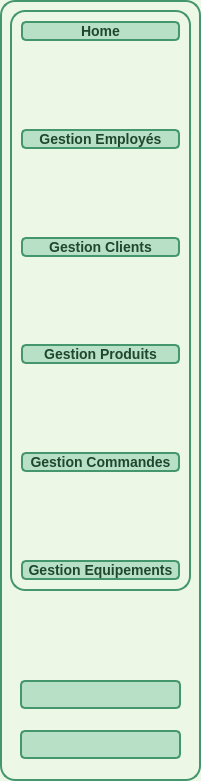
     <widget class="QFrame" name="frame">
      <property name="geometry">
       <rect>
        <x>-10</x>
        <y>-10</y>
        <width>201</width>
        <height>781</height>
       </rect>
      </property>
      <property name="styleSheet">
       <string notr="true">background-color: #edf7e6;         /* Light green inside background */
border: 2px solid rgb(68, 150, 109); /* Green border */
border-radius: 15px;                /* Rounded corners with 15px radius */</string>
      </property>
      <property name="frameShape">
       <enum>QFrame::Shape::StyledPanel</enum>
      </property>
      <property name="frameShadow">
       <enum>QFrame::Shadow::Raised</enum>
      </property>
      <widget class="QFrame" name="frame_2">
       <property name="geometry">
        <rect>
         <x>10</x>
         <y>10</y>
         <width>181</width>
         <height>581</height>
        </rect>
       </property>
       <property name="frameShape">
        <enum>QFrame::Shape::StyledPanel</enum>
       </property>
       <property name="frameShadow">
        <enum>QFrame::Shadow::Raised</enum>
       </property>
       <layout class="QVBoxLayout" name="verticalLayout">
        <item>
         <widget class="QPushButton" name="pushButton">
          <property name="styleSheet">
           <string notr="true">QPushButton {
    background-color: #b8e0c7;
    color: #1f472e;
    font-family: &quot;Roboto&quot;, sans-serif;
    font-size: 14px;
    font-weight: bold; /* texte en gras */
    border-radius: 5px; /* coins arrondis */
    transition: background-color 0.3s ease, border 0.3s ease, transform 0.3s ease; /* ajoute une transition pour l'agrandissement */
}

QPushButton:hover {
    background-color: #A0D6B4;
    border: 1px solid #4CAF50;
    box-shadow: 2px 2px 5px rgba(0, 0, 0, 0.3);
    transform: scale(1.05); /* agrandit le bouton de 5% */
}



</string>
          </property>
          <property name="text">
           <string>Home</string>
          </property>
         </widget>
        </item>
        <item>
         <spacer name="verticalSpacer_14">
          <property name="orientation">
           <enum>Qt::Orientation::Vertical</enum>
          </property>
          <property name="sizeHint" stdset="0">
           <size>
            <width>20</width>
            <height>40</height>
           </size>
          </property>
         </spacer>
        </item>
        <item>
         <widget class="QPushButton" name="pushButton_2">
          <property name="styleSheet">
           <string notr="true">QPushButton {
    background-color: #b8e0c7;
    color: #1f472e;
    font-family: &quot;Roboto&quot;, sans-serif;
    font-size: 14px;
    font-weight: bold; /* texte en gras */
    border-radius: 5px; /* coins arrondis */
    transition: background-color 0.3s ease, border 0.3s ease, transform 0.3s ease; /* ajoute une transition pour l'agrandissement */
}

QPushButton:hover {
    background-color: #A0D6B4;
    border: 1px solid #4CAF50;
    box-shadow: 2px 2px 5px rgba(0, 0, 0, 0.3);
    transform: scale(1.05); /* agrandit le bouton de 5% */
}



</string>
          </property>
          <property name="text">
           <string>Gestion Employés</string>
          </property>
         </widget>
        </item>
        <item>
         <spacer name="verticalSpacer_15">
          <property name="orientation">
           <enum>Qt::Orientation::Vertical</enum>
          </property>
          <property name="sizeHint" stdset="0">
           <size>
            <width>20</width>
            <height>40</height>
           </size>
          </property>
         </spacer>
        </item>
        <item>
         <widget class="QPushButton" name="pushButton_client">
          <property name="styleSheet">
           <string notr="true">QPushButton {
    background-color: #b8e0c7;
    color: #1f472e;
    font-family: &quot;Roboto&quot;, sans-serif;
    font-size: 14px;
    font-weight: bold; /* texte en gras */
    border-radius: 5px; /* coins arrondis */
    transition: background-color 0.3s ease, border 0.3s ease, transform 0.3s ease; /* ajoute une transition pour l'agrandissement */
}

QPushButton:hover {
    background-color: #A0D6B4;
    border: 1px solid #4CAF50;
    box-shadow: 2px 2px 5px rgba(0, 0, 0, 0.3);
    transform: scale(1.05); /* agrandit le bouton de 5% */
}



</string>
          </property>
          <property name="text">
           <string>Gestion Clients</string>
          </property>
         </widget>
        </item>
        <item>
         <spacer name="verticalSpacer_16">
          <property name="orientation">
           <enum>Qt::Orientation::Vertical</enum>
          </property>
          <property name="sizeHint" stdset="0">
           <size>
            <width>20</width>
            <height>40</height>
           </size>
          </property>
         </spacer>
        </item>
        <item>
         <widget class="QPushButton" name="pushButton_4">
          <property name="styleSheet">
           <string notr="true">QPushButton {
    background-color: #b8e0c7;
    color: #1f472e;
    font-family: &quot;Roboto&quot;, sans-serif;
    font-size: 14px;
    font-weight: bold; /* texte en gras */
    border-radius: 5px; /* coins arrondis */
    transition: background-color 0.3s ease, border 0.3s ease, transform 0.3s ease; /* ajoute une transition pour l'agrandissement */
}

QPushButton:hover {
    background-color: #A0D6B4;
    border: 1px solid #4CAF50;
    box-shadow: 2px 2px 5px rgba(0, 0, 0, 0.3);
    transform: scale(1.05); /* agrandit le bouton de 5% */
}



</string>
          </property>
          <property name="text">
           <string>Gestion Produits</string>
          </property>
         </widget>
        </item>
        <item>
         <spacer name="verticalSpacer_17">
          <property name="orientation">
           <enum>Qt::Orientation::Vertical</enum>
          </property>
          <property name="sizeHint" stdset="0">
           <size>
            <width>20</width>
            <height>40</height>
           </size>
          </property>
         </spacer>
        </item>
        <item>
         <widget class="QPushButton" name="pushButton_5">
          <property name="styleSheet">
           <string notr="true">QPushButton {
    background-color: #b8e0c7;
    color: #1f472e;
    font-family: &quot;Roboto&quot;, sans-serif;
    font-size: 14px;
    font-weight: bold; /* texte en gras */
    border-radius: 5px; /* coins arrondis */
    transition: background-color 0.3s ease, border 0.3s ease, transform 0.3s ease; /* ajoute une transition pour l'agrandissement */
}

QPushButton:hover {
    background-color: #A0D6B4;
    border: 1px solid #4CAF50;
    box-shadow: 2px 2px 5px rgba(0, 0, 0, 0.3);
    transform: scale(1.05); /* agrandit le bouton de 5% */
}



</string>
          </property>
          <property name="text">
           <string>Gestion Commandes</string>
          </property>
         </widget>
        </item>
        <item>
         <spacer name="verticalSpacer_26">
          <property name="orientation">
           <enum>Qt::Orientation::Vertical</enum>
          </property>
          <property name="sizeHint" stdset="0">
           <size>
            <width>20</width>
            <height>40</height>
           </size>
          </property>
         </spacer>
        </item>
        <item>
         <widget class="QPushButton" name="pushButton_6">
          <property name="styleSheet">
           <string notr="true">QPushButton {
    background-color: #b8e0c7;
    color: #1f472e;
    font-family: &quot;Roboto&quot;, sans-serif;
    font-size: 14px;
    font-weight: bold; /* texte en gras */
    border-radius: 5px; /* coins arrondis */
    transition: background-color 0.3s ease, border 0.3s ease, transform 0.3s ease; /* ajoute une transition pour l'agrandissement */
}

QPushButton:hover {
    background-color: #A0D6B4;
    border: 1px solid #4CAF50;
    box-shadow: 2px 2px 5px rgba(0, 0, 0, 0.3);
    transform: scale(1.05); /* agrandit le bouton de 5% */
}



</string>
          </property>
          <property name="text">
           <string>Gestion Equipements</string>
          </property>
         </widget>
        </item>
       </layout>
      </widget>
      <widget class="QPushButton" name="pushButton_7">
       <property name="geometry">
        <rect>
         <x>20</x>
         <y>680</y>
         <width>161</width>
         <height>29</height>
        </rect>
       </property>
       <property name="styleSheet">
        <string notr="true">QPushButton {
    background-color: #b8e0c7;
    color: #1f472e;
    font-family: &quot;Roboto&quot;, sans-serif;
    font-size: 14px;
    font-weight: bold; /* texte en gras */
    border-radius: 5px; /* coins arrondis */
    transition: background-color 0.3s ease, border 0.3s ease, transform 0.3s ease; /* ajoute une transition pour l'agrandissement */
}

QPushButton:hover {
    background-color: #A0D6B4;
    border: 1px solid #4CAF50;
    box-shadow: 2px 2px 5px rgba(0, 0, 0, 0.3);
    transform: scale(1.05); /* agrandit le bouton de 5% */
}



</string>
       </property>
       <property name="text">
        <string/>
       </property>
      </widget>
      <widget class="QPushButton" name="pushButton_8">
       <property name="geometry">
        <rect>
         <x>20</x>
         <y>730</y>
         <width>161</width>
         <height>29</height>
        </rect>
       </property>
       <property name="styleSheet">
        <string notr="true">QPushButton {
    background-color: #b8e0c7;
    color: #1f472e;
    font-family: &quot;Roboto&quot;, sans-serif;
    font-size: 14px;
    font-weight: bold; /* texte en gras */
    border-radius: 5px; /* coins arrondis */
    transition: background-color 0.3s ease, border 0.3s ease, transform 0.3s ease; /* ajoute une transition pour l'agrandissement */
}

QPushButton:hover {
    background-color: #A0D6B4;
    border: 1px solid #4CAF50;
    box-shadow: 2px 2px 5px rgba(0, 0, 0, 0.3);
    transform: scale(1.05); /* agrandit le bouton de 5% */
}



</string>
       </property>
       <property name="text">
        <string/>
       </property>
      </widget>
     </widget>
